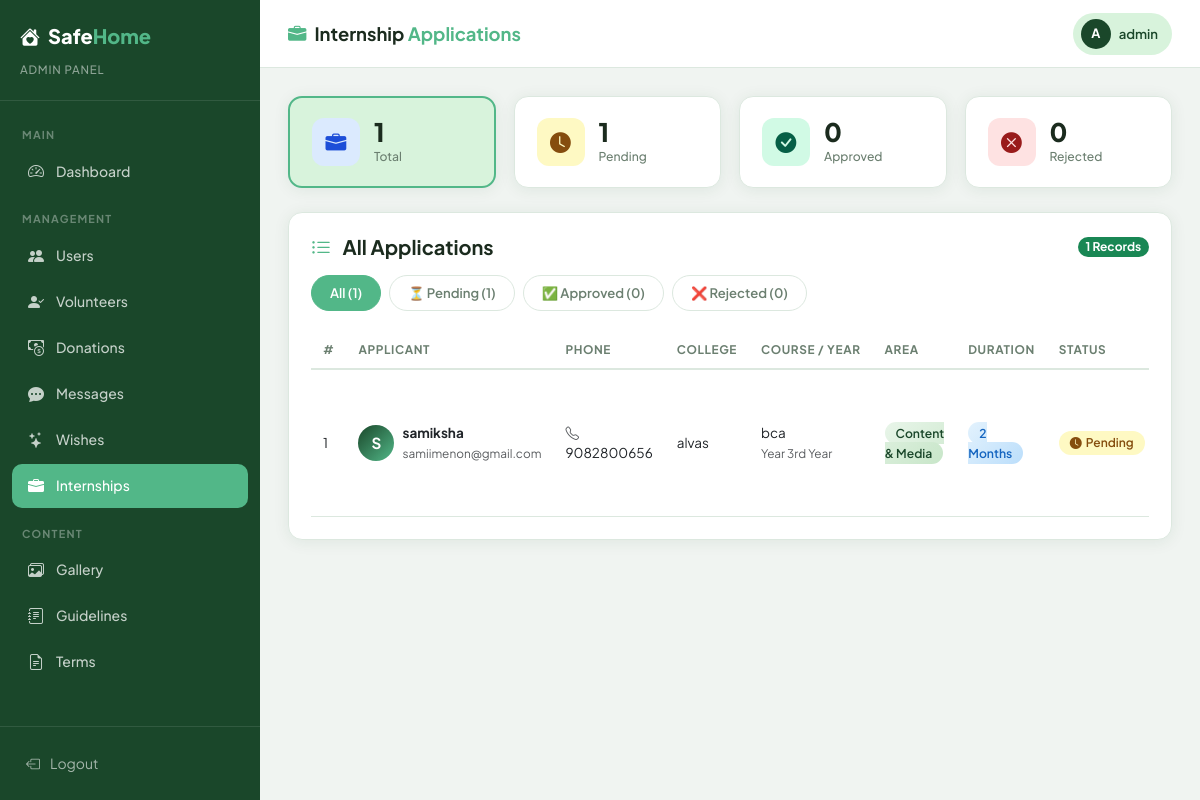
Page /admin/view_internships.php (signed in) on the committed database.
### tables this page shows
CREATE TABLE `internship_applications` (
  `id` int(11) NOT NULL,
  `full_name` varchar(100) NOT NULL,
  `email` varchar(100) NOT NULL,
  `phone` varchar(20) NOT NULL,
  `college` varchar(150) NOT NULL,
  `course` varchar(100) NOT NULL,
  `year` varchar(20) NOT NULL,
  `area` varchar(100) NOT NULL,
  `duration` varchar(50) NOT NULL,
  `message` text DEFAULT NULL,
  `created_at` timestamp NOT NULL DEFAULT current_timestamp(),
  `applied_at` datetime DEFAULT current_timestamp(),
  `status` varchar(20) NOT NULL DEFAULT 'pending'
);

### admin/view_internships.php (the view, shortened to what this page needs)
<?php
include('../includes/db_connect.php');
$filter = isset($_GET['filter']) ? $_GET['filter'] : 'all';
if ($filter === 'pending') {
    $sql = "SELECT * FROM internship_applications WHERE status='pending' ORDER BY id DESC";
} elseif ($filter === 'approved') {
    $sql = "SELECT * FROM internship_applications WHERE status='approved' ORDER BY id DESC";
} elseif ($filter === 'rejected') {
    $sql = "SELECT * FROM internship_applications WHERE status='rejected' ORDER BY id DESC";
} else {
    $sql = "SELECT * FROM internship_applications ORDER BY id DESC";
}
$result = mysqli_query($conn, $sql);
$applications = [];
while ($row = mysqli_fetch_assoc($result)) {
    $applications[] = $row;
}
$total    = mysqli_fetch_assoc(mysqli_query($conn, "SELECT COUNT(*) AS c FROM internship_applications"))['c'];
$pending  = mysqli_fetch_assoc(mysqli_query($conn, "SELECT COUNT(*) AS c FROM internship_applications WHERE status='pending'"))['c'];
$approved = mysqli_fetch_assoc(mysqli_query($conn, "SELECT COUNT(*) AS c FROM internship_applications WHERE status='approved'"))['c'];
$rejected = mysqli_fetch_assoc(mysqli_query($conn, "SELECT COUNT(*) AS c FROM internship_applications WHERE status='rejected'"))['c'];
?>
<!DOCTYPE html>
<html lang="en">
<head>
    <link href="https://cdn.jsdelivr.net/npm/bootstrap@5.3.0/dist/css/bootstrap.min.css" rel="stylesheet">
    <link href="https://cdn.jsdelivr.net/npm/bootstrap-icons@1.11.0/font/bootstrap-icons.css" rel="stylesheet">
</head>
<body>
<aside class="sidebar">
    <div class="sidebar-brand">
        <h4><i class="bi bi-house-heart-fill me-2"></i>Safe<span>Home</span></h4>
        <small>Admin Panel</small>
    </div>
    <nav class="sidebar-nav">
        <div class="nav-label">Main</div>
        <div class="nav-item"><a href="dashboard.php"><i class="bi bi-speedometer2"></i> Dashboard</a></div>
        <div class="nav-label mt-2">Management</div>
        <div class="nav-item"><a href="view_users.php"><i class="bi bi-people-fill"></i> Users</a></div>
        <div class="nav-item"><a href="view_volunteers.php"><i class="bi bi-person-check-fill"></i> Volunteers</a></div>
        <div class="nav-item"><a href="view_donations.php"><i class="bi bi-cash-coin"></i> Donations</a></div>
        <div class="nav-item"><a href="view_messages.php"><i class="bi bi-chat-dots-fill"></i> Messages</a></div>
        <div class="nav-item"><a href="view_wishes.php"><i class="bi bi-stars"></i> Wishes</a></div>
        <div class="nav-item"><a href="view_internships.php" class="active"><i class="bi bi-briefcase-fill"></i> Internships</a></div>
        <div class="nav-label mt-2">Content</div>
        <div class="nav-item"><a href="view_gallery.php"><i class="bi bi-images"></i> Gallery</a></div>
        <div class="nav-item"><a href="view_guidelines.php"><i class="bi bi-journal-text"></i> Guidelines</a></div>
        <div class="nav-item"><a href="view_terms.php"><i class="bi bi-file-earmark-text"></i> Terms</a></div>
    </nav>
    <div class="sidebar-footer">
        <a href="logout.php"><i class="bi bi-box-arrow-left"></i> Logout</a>
    </div>
</aside>
<div class="main-wrap">
    <header class="topbar">
        <div class="topbar-title"><i class="bi bi-briefcase-fill me-2" style="color:var(--accent)"></i>Internship <span>Applications</span></div>
        <div class="admin-chip">
            <div class="avatar">A</div>
            <?php echo htmlspecialchars($_SESSION['admin_username'] ?? 'Admin'); ?>
        </div>
    </header>
    <main class="page-content">
        <div class="stats-grid">
            <a href="?filter=all" class="stat-card fade-up d1 <?php echo $filter==='all'?'active-filter':''; ?>">
                <div class="stat-icon icon-blue"><i class="bi bi-briefcase-fill"></i></div>
                <div class="stat-info"><div class="value"><?php echo $total; ?></div><div class="label">Total</div></div>
            </a>
            <a href="?filter=pending" class="stat-card fade-up d2 <?php echo $filter==='pending'?'active-filter':''; ?>">
                <div class="stat-icon icon-yellow"><i class="bi bi-clock-fill"></i></div>
                <div class="stat-info"><div class="value"><?php echo $pending; ?></div><div class="label">Pending</div></div>
            </a>
            <a href="?filter=approved" class="stat-card fade-up d3 <?php echo $filter==='approved'?'active-filter':''; ?>">
                <div class="stat-icon icon-green"><i class="bi bi-check-circle-fill"></i></div>
                <div class="stat-info"><div class="value"><?php echo $approved; ?></div><div class="label">Approved</div></div>
            </a>
            <a href="?filter=rejected" class="stat-card fade-up d4 <?php echo $filter==='rejected'?'active-filter':''; ?>">
                <div class="stat-icon icon-red"><i class="bi bi-x-circle-fill"></i></div>
                <div class="stat-info"><div class="value"><?php echo $rejected; ?></div><div class="label">Rejected</div></div>
            </a>
        </div>
        <div class="page-card fade-up">
            <div class="d-flex justify-content-between align-items-center mb-3">
                <h5 class="mb-0 fw-bold">
                    <i class="bi bi-list-ul me-2" style="color:var(--accent)"></i>
                    <?php
                        if ($filter==='pending')  echo 'Pending Applications';
                        elseif ($filter==='approved') echo 'Approved Applications';
                        elseif ($filter==='rejected') echo 'Rejected Applications';
                        else echo 'All Applications';
                    ?>
                </h5>
                <span class="badge bg-success rounded-pill"><?php echo count($applications); ?> Records</span>
            </div>
            <div class="filter-tabs">
                <a href="?filter=all"      class="filter-tab <?php echo $filter==='all'?'active':''; ?>">All (<?php echo $total; ?>)</a>
                <a href="?filter=pending"  class="filter-tab <?php echo $filter==='pending'?'active':''; ?>">⏳ Pending (<?php echo $pending; ?>)</a>
                <a href="?filter=approved" class="filter-tab <?php echo $filter==='approved'?'active':''; ?>">✅ Approved (<?php echo $approved; ?>)</a>
                <a href="?filter=rejected" class="filter-tab <?php echo $filter==='rejected'?'active':''; ?>">❌ Rejected (<?php echo $rejected; ?>)</a>
            </div>
            <?php if (count($applications) > 0): ?>
            <div class="table-responsive">
                <table class="table table-hover mb-0">
                    <thead>
                        <tr>
                            <th>#</th>
                            <th>Applicant</th>
                            <th>Phone</th>
                            <th>College</th>
                            <th>Course / Year</th>
                            <th>Area</th>
                            <th>Duration</th>
                            <th>Status</th>
                        </tr>
                    </thead>
                    <tbody>
                        <?php foreach ($applications as $i => $row):
                            $status = $row['status'] ?? 'pending';
                            $statusIcon = $status==='approved' ? 'bi-check-circle-fill' : ($status==='rejected' ? 'bi-x-circle-fill' : 'bi-clock-fill');
                            $fullName = $row['full_name'] ?? $row['name'] ?? 'N/A';
                        ?>
                        <tr>
                            <td><?php echo $i + 1; ?></td>
                            <td>
                                <div class="d-flex align-items-center gap-2">
                                    <div class="i-avatar"><?php echo strtoupper(substr($fullName, 0, 1)); ?></div>
                                    <div>
                                        <strong><?php echo htmlspecialchars($fullName); ?></strong><br>
                                        <small class="text-muted"><?php echo htmlspecialchars($row['email']); ?></small>
                                    </div>
                                </div>
                            </td>
                            <td><i class="bi bi-telephone me-1 text-muted"></i><?php echo htmlspecialchars($row['phone']); ?></td>
                            <td><?php echo htmlspecialchars($row['college']); ?></td>
                            <td>
                                <?php echo htmlspecialchars($row['course']); ?><br>
                                <small class="text-muted">Year <?php echo htmlspecialchars($row['year']); ?></small>
                            </td>
                            <td><span class="badge-area"><?php echo htmlspecialchars($row['area']); ?></span></td>
                            <td><span class="badge-duration"><?php echo htmlspecialchars($row['duration']); ?></span></td>
                            <td>
                                <span class="status-badge status-<?php echo $status; ?>">
                                    <i class="bi <?php echo $statusIcon; ?>"></i>
                                    <?php echo ucfirst($status); ?>
                                </span>
                            </td>
                        </tr>
                        <?php endforeach; ?>
                    </tbody>
                </table>
            </div>
            <?php endif; ?>
        </div>
    </main>
</div>
</body>
</html>

### rows in the picture
internship_applications: full_name "S", full_name "samiksha", email "samiimenon@gmail.com", phone "9082800656", college "alvas", course "bca", year "3rd Year", area "Content & Media", duration "2 Months", status "Pending"

### other values in the picture
$_SESSION['admin_username'] "admin"
$total "1"
$pending "1"
$approved "0"
$rejected "0"
count($applications) "1"
